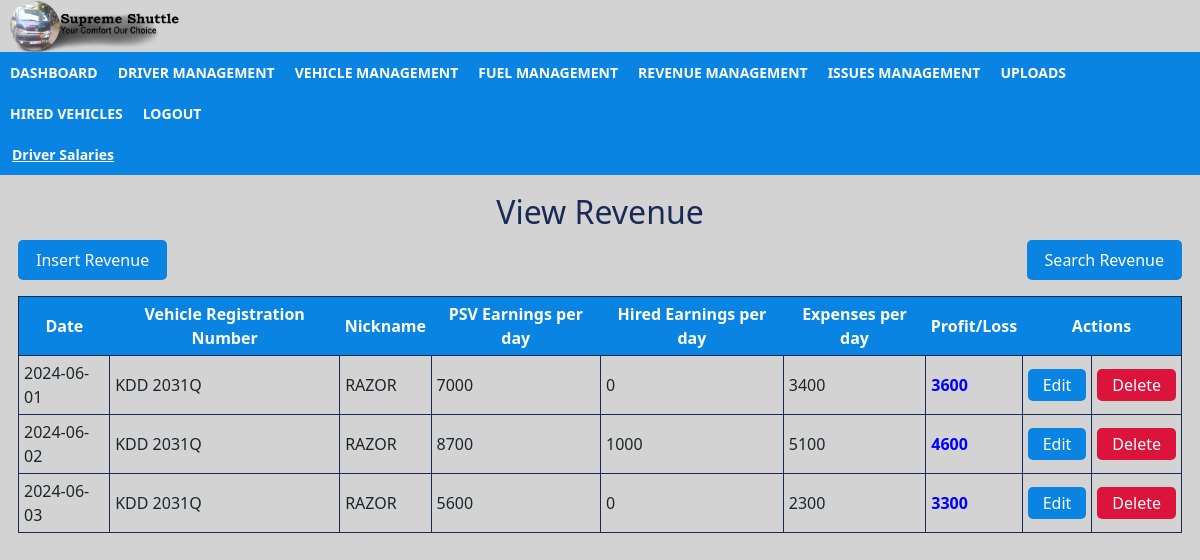
The page /view_revenue.php on the database its author committed.
### tables this page shows
CREATE TABLE `revenue` (
  `id` int(10) NOT NULL,
  `date` date NOT NULL,
  `vehicle_reg_no` varchar(100) NOT NULL,
  `nickname` varchar(100) NOT NULL,
  `psv_earnings_per_day` int(100) NOT NULL,
  `hired_earnings_per_day` int(100) NOT NULL,
  `expenses` int(100) NOT NULL,
  `profit` int(100) NOT NULL
);

### view_revenue.php (the view, shortened to what this page needs)
<!doctype html>
<html lang="en">
  <head>
    <link href="https://cdn.jsdelivr.net/npm/bootstrap@5.2.3/dist/css/bootstrap.min.css" rel="stylesheet">
    <link rel="stylesheet" href="/style.css">
  </head>
        <body>
              <div class="header">
                  <a href="#.php"><img src="/images/supremeshuttlelogo.png"></a>
              </div>
              <div class="topnav" id="myTopnav">
                    <a href="dashboard_admin.php"> DASHBOARD</a>
                    <a href="view_driver.php">DRIVER MANAGEMENT</a>
                    <a href="view_vehicle.php">VEHICLE MANAGEMENT</a>
                    <a href="view_fuel.php"> FUEL MANAGEMENT</a>
                    <a href="view_revenue.php">REVENUE MANAGEMENT</a>
                    <a href="view_issues.php">ISSUES MANAGEMENT</a>
                    <a href="upload_form.php">UPLOADS</a>
                    <a href="view_hired_vehicles.php"> HIRED VEHICLES</a>
                    <a href="index.php">LOGOUT</a>
              </div>
              <div class="secnav">
                    <a href="view_salaries.php">Driver Salaries</a>
                    <a href="#.php"> </a>
                    <a href="#.php"></a>
                    <a href="#.php"></a>
                    <a href="#.php"> </a>
              </div>
                    <?php
                        include 'config.php';
                        $select="SELECT*FROM revenue";
                        $select_q=mysqli_query($con,$select);
                        $data=mysqli_num_rows($select_q);
                    ?>
                <div class="table">
                    <h2>View Revenue</h2>
                    <p style="float:right"><a href="search_revenue_form.php">Search Revenue </a></p>
                    <p><a href="insert_revenue.php">Insert Revenue </a></p>
                    <table>
                        <tr>
                            <th> Date</th>
                            <th>Vehicle Registration Number</th>
                            <th> Nickname</th>
                            <th>PSV Earnings per day</th>
                            <th>Hired Earnings per day</th>
                            <th>Expenses per day</th>
                            <th>Profit/Loss</th>
                            <th colspan="2">Actions</th>
                        </tr>
                        <?php
                            if($data){
                                while ($row=mysqli_fetch_array($select_q)){
                        ?>
                        <tr>
                            <td><?php echo $row['date'] ?></td>
                            <td><?php echo $row['vehicle_reg_no'] ?></td>
                            <td><?php echo $row['nickname'] ?></td>
                            <td><?php echo $row['psv_earnings_per_day'] ?></td>
                            <td><?php echo $row['hired_earnings_per_day'] ?></td>
                            <td><?php echo $row['expenses'] ?></td>
                            <td style= "font-weight:bold; color:blue;"><?php echo $row['profit'] ?></td>
                            <td><a href="edit_revenue.php?id=<?php echo $row['id'] ?> " style="background-color: #0984e3;color: white; padding: 5px 15px; text-align: center; text-decoration: none; border-radius: 5px;"; >Edit</td>
                            <td><a onclick="return confirm('Are you sure you want to delete?')" href="delete_revenue.php?id=<?php echo $row['id'] ?>" style="background-color: crimson;color: white; padding: 5px 15px; text-align: center; text-decoration: none; border-radius: 5px;"; >Delete</td>
                        </tr>
                            <?php
                                    }
                                }
                              ?>
                    </table>
                </div>
        </body>
</html>

### style.css (style rules this page uses)
* { box-sizing: border-box; }
body { background-color:lightgrey; margin:0; padding: 0; }
.header img { padding: 0px 0px; display:inline-block; padding-left: 10px; margin-left: auto; margin-right: auto; width: 15%; }
.topnav { overflow:hidden; background-color:#0984e3; position:static; top: 0px; width: 100%; }
.topnav a { float: left; display: block; color: white; text-align: center; padding: 10px 10px; text-decoration: none; font-size: 14px; font-weight:bolder; }
.secnav { overflow:hidden; background-color:#0984e3; position:static; top: 0px; width: 100%; }
.secnav a { float: left; display: block; color: white; text-align: center; padding: 10px 12px; text-decoration:underline; font-size: 14px; font-weight:bold; }
img { display: block; margin-left: auto; margin-right: auto; }
body { background-color:lightgrey; }
.table { padding: 18px; }
.table th { padding: 5px; text-align: center; background-color:#0984e3; color: white; }
.table h2 { color: #192a56 ; text-align: center; }
.table td, tr { border: solid #192a56 1px; padding: 5px; }
p a { background-color:#0984e3; color: white; padding: 8px 18px; text-align: center; text-decoration: none; display: inline-block; border-radius: 5px; }

### rows shown on the page
revenue: date "2024-06-01", vehicle_reg_no "KDD 2031Q", nickname "RAZOR", psv_earnings_per_day "7000", hired_earnings_per_day "0", expenses "3400", profit "3600"
revenue: date "2024-06-02", vehicle_reg_no "KDD 2031Q", nickname "RAZOR", psv_earnings_per_day "8700", hired_earnings_per_day "1000", expenses "5100", profit "4600"
revenue: date "2024-06-03", vehicle_reg_no "KDD 2031Q", nickname "RAZOR", psv_earnings_per_day "5600", hired_earnings_per_day "0", expenses "2300", profit "3300"
